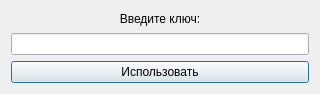
<?xml version="1.0" encoding="UTF-8"?>
<ui version="4.0">
 <class>key_dialog</class>
 <widget class="QDialog" name="key_dialog">
  <property name="geometry">
   <rect>
    <x>0</x>
    <y>0</y>
    <width>320</width>
    <height>94</height>
   </rect>
  </property>
  <property name="windowTitle">
   <string>Dialog</string>
  </property>
  <layout class="QVBoxLayout" name="verticalLayout">
   <item>
    <widget class="QLabel" name="label">
     <property name="text">
      <string>Введите ключ:</string>
     </property>
     <property name="alignment">
      <set>Qt::AlignCenter</set>
     </property>
    </widget>
   </item>
   <item>
    <widget class="QLineEdit" name="lineEdit"/>
   </item>
   <item>
    <widget class="QPushButton" name="pushButton">
     <property name="text">
      <string>Использовать</string>
     </property>
    </widget>
   </item>
  </layout>
 </widget>
 <resources/>
 <connections/>
</ui>
